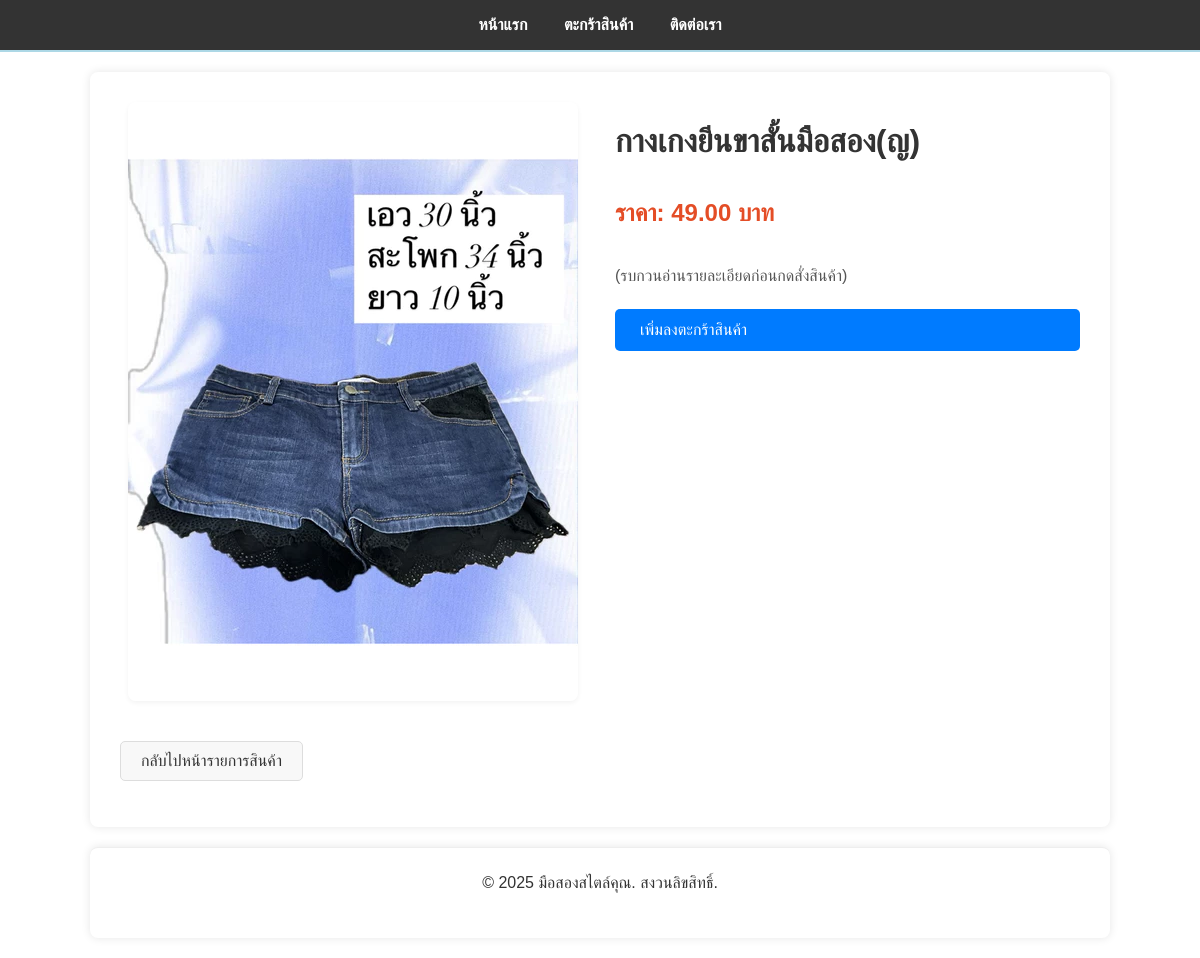
Screenshot of /product/4/ with the database file from the repository.
### shop/models.py (models this page shows, shortened)
class Product(models.Model):
    name = models.CharField(max_length=255)
    description = models.TextField(blank=True, null=True)
    price = models.DecimalField(max_digits=10, decimal_places=2)
    image = models.ImageField(upload_to='products/', blank=True, null=True)
    category = models.ForeignKey(Category, on_delete=models.SET_NULL, null=True, blank=True)
    condition = models.CharField(max_length=100, blank=True, null=True) # สภาพสินค้า
    created_at = models.DateTimeField(auto_now_add=True)

### shop/views.py (the view)
# urls.py: path('product/<int:product_id>/', views.product_detail, name='product_detail'),
def product_detail(request, product_id):
    product = get_object_or_404(Product, pk=product_id)
    return render(request, 'shop/product_detail.html', {'product': product})

### shop/templates/shop/product_detail.html (shortened to what this page needs)
{% load static %}
<!DOCTYPE html>
<html lang="th">
<head>
    <link rel="stylesheet" type="text/css" href="{% static 'shop/style.css' %}">
</head>
<body>
    {% if request.path != '/' %}
    <nav>
        <ul>
            <li><a href="{% url 'product_list' %}">หน้าแรก</a></li>
            <li><a href="{% url 'view_cart' %}">ตะกร้าสินค้า</a></li>
            <li><a href="{% url 'contact' %}">ติดต่อเรา</a></li>
        </ul>
    </nav>
    {% endif %}
    <div class="container">
        <div class="product-detail-grid">
            <div class="product-image-column">
                {% if product.image %}
                    <img src="{{ product.image.url }}" alt="{{ product.name }}" class="product-image">
                {% else %}
                    <div style="background-color: #eee; height: 300px; display: flex; justify-content: center; align-items: center; border-radius: 8px;">
                        ไม่มีรูปภาพ
                    </div>
                {% endif %}
            </div>
            <div class="product-info-column">
                <h1 class="product-title">{{ product.name }}</h1>
                <p class="product-price">ราคา: {{ product.price }} บาท</p>
                <p class="product-description">{{ product.description|default:"ไม่มีรายละเอียด" }}</p>
                <a href="{% url 'add_to_cart' product.id %}" class="add-to-cart-button">เพิ่มลงตะกร้าสินค้า</a>
            </div>
        </div>
        <p><a href="{% url 'product_list' %}" class="back-link-button">กลับไปหน้ารายการสินค้า</a></p>
    </div>
    <footer>
        <div class="container" style="text-align: center; margin-top: 20px; padding-top: 10px; border-top: 1px solid #eee;">
            <p>&copy; 2025 มือสองสไตล์คุณ. สงวนลิขสิทธิ์.</p>
        </div>
    </footer>
</body>
</html>

### shop/templates/shop/shop/static/shop/style.css (style rules this page uses)
body { font-family: sans-serif; margin: 0; padding: 0; background-color: #ffffff; color: #333; }
nav { background-color: #e0ffff; padding: 0.8em 0; text-align: center; margin-bottom: 20px; border-bottom: 2px solid #add8e6; }
nav ul { list-style: none; padding: 0; margin: 0; }
nav ul li { display: inline; margin: 0 1.2em; }
nav a { color: #333; text-decoration: none; font-weight: bold; transition: color 0.3s ease; }

### shop/templates/shop/product_detail.html (style rules this page uses)
.container { max-width: 960px; margin: 20px auto; padding: 30px; background-color: #fff; border-radius: 8px; box-shadow: 0 0 10px rgba(0, 0, 0, 0.1); }
.product-detail-grid { display: grid; grid-template-columns: 1fr 1fr; gap: 30px; align-items: start; }
.product-image-column { text-align: center; }
.product-image { max-width: 100%; height: auto; border-radius: 8px; box-shadow: 0 2px 5px rgba(0, 0, 0, 0.05); }
.product-info-column { display: flex; flex-direction: column; }
.product-title { font-size: 2em; font-weight: bold; color: #333; margin-bottom: 15px; }
.product-price { color: #e44d26; font-weight: bold; font-size: 1.5em; margin-bottom: 20px; }
.product-description { line-height: 1.6; color: #555; margin-bottom: 20px; }
.add-to-cart-button { background-color: #007bff; color: #fff; border: none; padding: 12px 25px; border-radius: 5px; cursor: pointer; text-decoration: none; display: inline-block; font-size: 1em; transition: background-color 0.3s ease; }
.back-link-button { background-color: #f8f8f8; color: #333; border: 1px solid #ddd; padding: 10px 20px; border-radius: 5px; cursor: pointer; text-decoration: none; display: inline-block; font-size: 1em; transition: background-color 0.3s ease, color 0.3s ease; margin-top: 20px; }
nav { background-color: #333; color: #fff; padding: 1em 0; text-align: center; margin-bottom: 20px; }
nav ul { list-style: none; padding: 0; margin: 0; }
nav ul li { display: inline; margin: 0 1em; }
nav a { color: #fff; text-decoration: none; font-weight: bold; }

### rows the page displays
Product: image (picture), name "กางเกงยีนขาสั้นมือสอง(ญ)", price "49.00", description "(รบกวนอ่านรายละเอียดก่อนกดสั่งสินค้า)"
